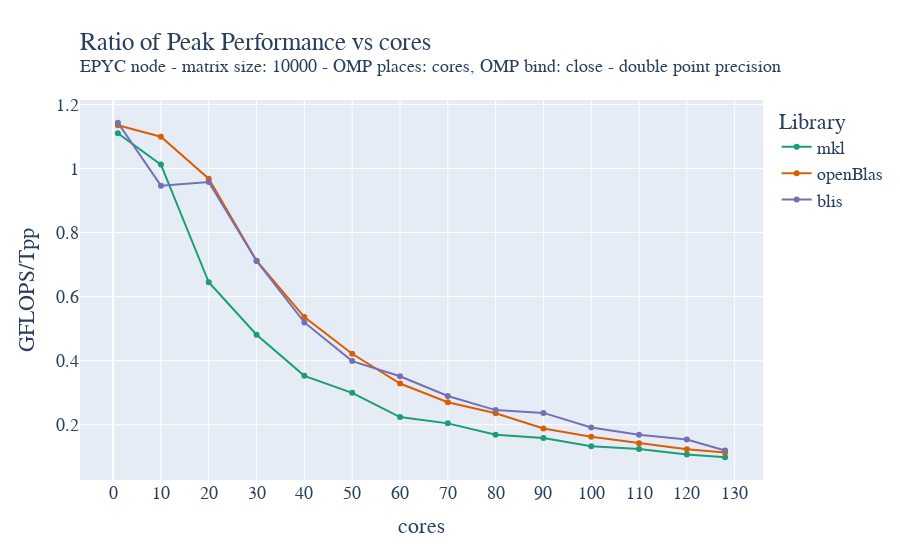

Source (notebook cell):
### Code cell
fig = go.Figure()

fig.add_trace(go.Scatter(x=mkl_double_avg["cores"]["mean"], y=mkl_double_avg["gflops"]["mean"]/T_peak_double, name='mkl',))
fig.add_trace(go.Scatter(x=oblas_double_avg["cores"]["mean"], y=oblas_double_avg["gflops"]["mean"]/T_peak_double, name='openBlas',))
fig.add_trace(go.Scatter(x=blis_double_avg["cores"]["mean"], y=blis_double_avg["gflops"]["mean"]/T_peak_double, name='blis',))

fig.update_layout(
    title=go.layout.Title(
        text="Ratio of Peak Performance vs cores<br><sup>EPYC node - matrix size: 10000 - OMP places: cores, OMP bind: close - double point precision</sup>",
        xref="paper",
        x=0,
    ),
    xaxis_title="cores",
    xaxis = dict(
        tickmode = 'linear',
        tick0 = '0',
        dtick = '10'
    ),
    yaxis_title="GFLOPS/Tpp",
    legend_title="Library",
    font=dict(
        family="Courier New, monospace",
        size=18,
    ),
    colorway=["#1b9e77","#d95f02", "#7570b3"]
)
fig.show()
fig.write_image("/home/andres/hpc/Foundations_of_HPC_2022/Assignment/my_assignment/report/images/fixed_size_epyc_double_gflops_close_ratio.pdf", height=500, width=1000)

### Figure 1 — Plotly figure (JSON) as saved in the notebook; plotly's stock layout.template omitted (floating-point values rounded to 4 significant figures)
{"data": [{"name": "mkl", "type": "scatter", "x": [1, 10, 20, 30, 40, 50, 60, 70, 80, 90, 100, 110, 120, 128], "y": [1.11, 1.012, 0.6448, 0.4809, 0.3527, 0.2997, 0.224, 0.2043, 0.1689, 0.1587, 0.1326, 0.124, 0.107, 0.09851]}, {"name": "openBlas", "type": "scatter", "x": [1, 10, 20, 30, 40, 50, 60, 70, 80, 90, 100, 110, 120, 128], "y": [1.135, 1.099, 0.9682, 0.7121, 0.5361, 0.4216, 0.3288, 0.2702, 0.2357, 0.1881, 0.1627, 0.1424, 0.1237, 0.1133]}, {"name": "blis", "type": "scatter", "x": [1, 10, 20, 30, 40, 50, 60, 70, 80, 90, 100, 110, 120, 128], "y": [1.143, 0.9465, 0.9577, 0.7114, 0.5195, 0.3987, 0.3513, 0.2897, 0.2457, 0.237, 0.1914, 0.169, 0.154, 0.1197]}], "layout": {"colorway": ["#1b9e77", "#d95f02", "#7570b3"], "font": {"family": "Courier New, monospace", "size": 18}, "legend": {"title": {"text": "Library"}}, "title": {"text": "Ratio of Peak Performance vs cores<br><sup>EPYC node - matrix size: 10000 - OMP places: cores, OMP bind: close - double point precision</sup>", "x": 0, "xref": "paper"}, "xaxis": {"dtick": "10", "tick0": "0", "tickmode": "linear", "title": {"text": "cores"}}, "yaxis": {"title": {"text": "GFLOPS/Tpp"}}}}
